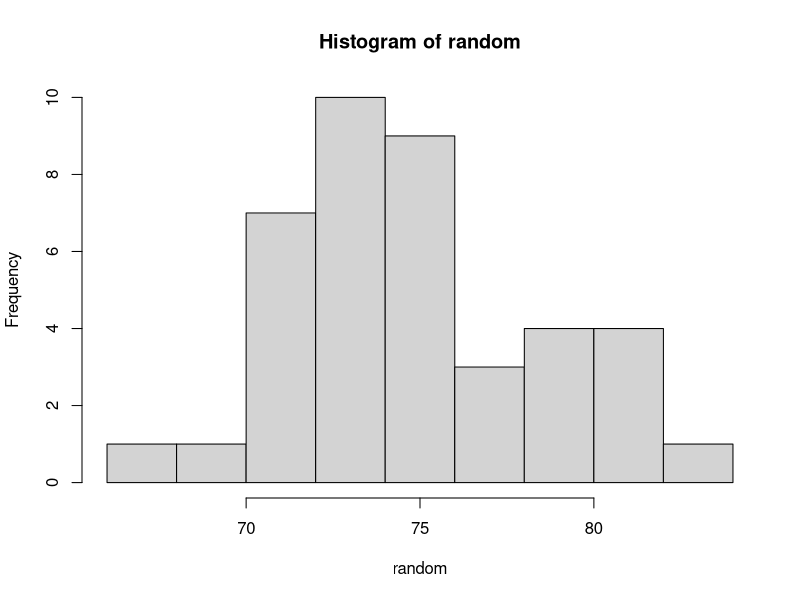

Write the R code that produced this figure.
# Normal Distribution in R
# Q1. The weekly wages of 1000 workers are normally distributed around a mean of Rs 70. and standard deviation of Rs 5. Estimate the number of workers whose weekly wages will be ; i) between Rs 70 and 72. ii) between Rs 69 and 72. iii) More than Rs. 75  iv) Less than Rs 63 v) Also estimate the lowest weekly wages of the 100 highest paid workers,
p1<-pnorm(q=70,mean=70,sd=5,lower.tail=T)
p2<-pnorm(q=72,mean=70,sd=5,lower.tail=T)
p2-p1
#Q.2
p3<-pnorm(q=69,mean=70,sd=5,lower.tail=T)
p4<-pnorm(q=72,mean=70,sd=5,lower.tail=T)
p4-p3
#3
p5<-pnorm(q=75,mean=70,sd=5,lower.tail=T)
1-p5
# 4
p6<-pnorm(q=63,mean=70,sd=5,lower.tail=T)
p6
random<-rnorm(n=40,mean=75,sd=5)
hist(random)
#
#
#
#
#
#
#
#










